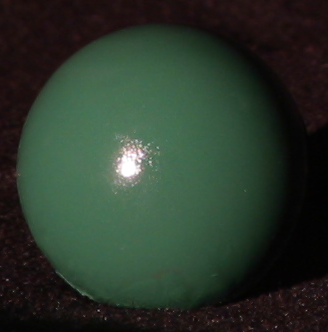
#> input picture photometric stereo/HW2/sphere/sphere1.png, 328 x 332 px; its folder holds only this picture in this run
$ jupyter execute --allow-errors 'Assignment 2.ipynb'   (shell and % lines are left out)   (Python 2 division)   (older library calls are emulated)
#> lines starting #> are read from the running program, lines starting #| are printed output that depends on the picture
# CSE 252A Computer Vision I Fall 2017
## Assigment 2

---
This assignment contains theoretical and programming exercises. If you plan to submit hand written answers for theoretical exercises, please be sure your writing is readable and merge those in order with the final pdf you create out of this notebook.

## Problem 1: Irradiance [4 pts]
Consider a rectangular surface with vertices (-3,-2,1); (3,-2,1); (-3,2,1) and (3,2,1).
The radiance on the surface is given by $L.(x^2+y^2+3)$ where L is a constant.

What is the irradiance arriving at the position (0,0,0) with the normal vector (0,0,1)?

## Problem 2: Irradiance [4 pts]
Consider a cylinder with radius r and height h whose base is centered at z=0 along the xy-plane.
The walls of the cylinder have a constant radiance L and the top of the cylinder has constant radiance 2L.

What is the irradiance E at the point (0,0,0) assuming that the surface at (0,0,0) has a normal vector of (0,0,1)?

## Problem 3: Diffused Objects and Shading Fields [4 pts]
We see a diffuse sphere centered at the origin, with radius one and albedo $\rho$, in an orthographic camera, looking down the z-axis.

This sphere is illuminated by a distant point light source whose direction is (0,0,1). There is no other illumination.

Show that the shading field in the camera is $\rho\sqrt{1-x^2-y^2}$.

## Problem 4: Occlusion, Umbra and Penumbra [2 pts]
We have a square area source and a square occluder, both paraller to a plane.

The edge length of the source is half that of the occluder, and they are vertically above one another with their centers aligned.

1). What is the shape of the umbra?

2). What is the shape of the outside boundary of the penumbra?

## Problem 5: Photometric Stereo, Specularity Removal, Light Direction [20 pts]

The  goal  of  this  part  of  the  assignment  is  to  implement  a  couple  of  different  algorithms  that  re-
construct a surface using the concept of photometric stereo.

Additionally, you will implement the specular removal technique of Mallick et al., which enables photometric stereo reconstruction of certain non-Lambertian materials.

You can assume a Lambertian reflectance function once specularties are removed, but the albedo is unknown and non-constant in the images.

Your program will take in multiple images as input along with the light source direction (and color when necessary) for each image.

Lastly, you will have to implement a code to calculate the light direction on images of specular objects.

### Part 1: [6 pts]
Implement the photometric stereo technique described in Forsyth and Ponce 5.4 and the lecture notes.

Your program should have two parts:

a)  Read in the images and corresponding light source directions, and estimate the surface normals and albedo map.

b)  Reconstruct the depth map from the normals. You can first try the naive scanline-based shape by integration method described in the book.  If this does not work well on real images, you can use the implementation of the Horn integration technique given below in horn_integrate function.

Try using only im1, im2 and im4 first. Display your outputs as mentioned below.

Then use all four images. (Most accurate).

For each of the above cases you must output:

1). The estimated albedo map

2). The estimated surface normals by either showing
    a). Needle map OR
    b). Three images showing components of surface normal

3). A wireframe of depth map

Note: You will find all the data for this part in synthetic_data.pickle

[cell 1]
## Example: How to read and access data from a pickle
import pickle
import matplotlib.pyplot as plt

pickle_in = open("synthetic_data.pickle")
#> (reads photometric stereo/HW2/synthetic_data.pickle from the repository)
#> `im = imread('./sphere/sphere' + str(i) +'.png',flatten=True)`:
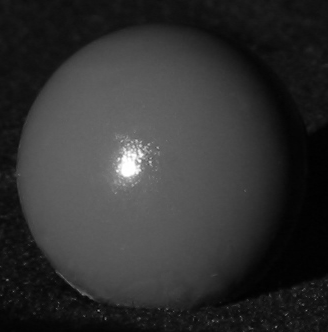
#> im: shape (332, 328) float32; min 0.712, max 255, mean 50.3
#> (the rest of this cell did not finish here and is left out)

[cell 2]
import numpy as np
from scipy.signal import convolve
from numpy import linalg

# [43 lines left out: function horn_integrate, not called in this run]

[cell 3]
# [36 lines left out: function photometric_stereo, not called in this run]

[cell 4]
#--------------------------------------------------------------------------
#Following code is just a working example so you don't get stuck with any
#of the graphs required. You may want to write your own code to align the
#results in a better layout
#--------------------------------------------------------------------------
# [40 lines left out: function plotPhotometricStereo, not called in this run]

[cell 5]
from mpl_toolkits.mplot3d import Axes3D

pickle_in = open("synthetic_data.pickle","rb")
#> (the rest of this cell did not finish here and is left out)

### Part 2: [4 pts]
Implement the specularity removal technique described in Beyond Lambert: Reconstructing Specular Surfaces Using Color (by Mallick, Zickler, Kriegman, and Belhumeur; CVPR 2005).

Your program should input an RGB image and light source color and output the corresponding SUV image.

Try this out first with the specular sphere images and then with the pear images.

For each specular sphere and pear images, include

1). The original image (in RGB colorspace).

2). The recovered S channel of the image.

3). The recovered diffuse part of the image - Use $G = \sqrt{U^2+V^2}$ to represent the diffuse part.

Note: You will find all the data for this part in specular_sphere.pickle and specular_pear.pickle

[cell 6]
from matplotlib.pyplot import figure, imshow, axis
# [30 lines left out: function get_rot_mat, not called in this run]

'''
your implementation which takes an RGB image and a vector encoding the orientation of S channel wrt to RGB
'''
# [40 lines left out: functions RGBToSUV, plotRGBSUV, not called in this run]

[cell 7]
print "      r ------ g ------ b ------ S ------ G"
#> (the rest of this cell did not finish here and is left out)

### Part 3: [3 pts]
Combine parts 1 and 2 by running your photometric stereo code on the diffuse components of the specular sphere and pear images.

For comparison, run your photometric stereo code on the original images (converted to grayscale) as well. You should notice erroneous "bumps" in the resulting reconstructions, as a result of violating the Lambertian assumption.

For each specular sphere and pear image sets, using all the four images, include:

1). The estimated albedo map (original and diffuse)

2). The estimated surface normals (original and diffuse) by either showing
    a). Needle map OR
    b). Three images showing components of surface normal

3). A wireframe of depth map (original and diffuse)

#> (a cell that did not finish here is left out)

#> (a cell that did not finish here is left out)

##### Part 4: [7 pts]
Often times the light direction is unknown. In these cases it is required to estimate the light direction using a
highly specular ball.

a). Derive the equations/working-logic to find the light direction L, using the center of the ball, $C = (x,y)^T$, and the brightest point in the image $B = (x,y)^T$. You may find this equation useful: $L = 2N(R.N) - R$ where R is the reflection direction and N is the surface normal. The camera is looking down the z-axis. You may submit a hand-written/typed derivation for this part OR make a seperate markdown cell for it and type it there.

b). Complete the function light_direction(), compute_center(), compute_brightest(), compute_radius() with a code that calculates the light direction in the 8 sphere images in sphere.zip.

c). Using all the images, include a wireframe of depth map

[cell 10]
"""
a) 1.For finding the brightest point we can use numpy to figure out the pixel with maximum intensity.
   2.To calculate the center of the sphere we can traverse the mask image twice.
   In the first traversal we can fing the image row with maximum number of white pixels and in the second traversal
   we can find the column with maximum white pixels. The corresponding row and column will give the center (cx,cy).
   3. To calculate radius, we need to take the first point (say P) in any row of image which is white.
       Then using (cx,cy) and P we can get the radius of the sphere.
   4. The 'z' value of the brightest point can be calculated using the radius of sphere.
       (bx - cx)**2 + (by-cy)**2 + (z - 0)**2 = r**2.
   5. Now that we have all the information, we can get normal by subtracting brightest point (B) and center (C)
       of sphere. Reflection vector is (0,0,1).
"""

[cell 11]
# [40 lines left out: functions compute_radius, compute_center, compute_brightest, light_direction, not called in this run]

[cell 12]
# [10 lines of commented-out code are left out]

from scipy.misc import imread
images = []
lights = []
#> (the rest of this cell did not finish here and is left out)
